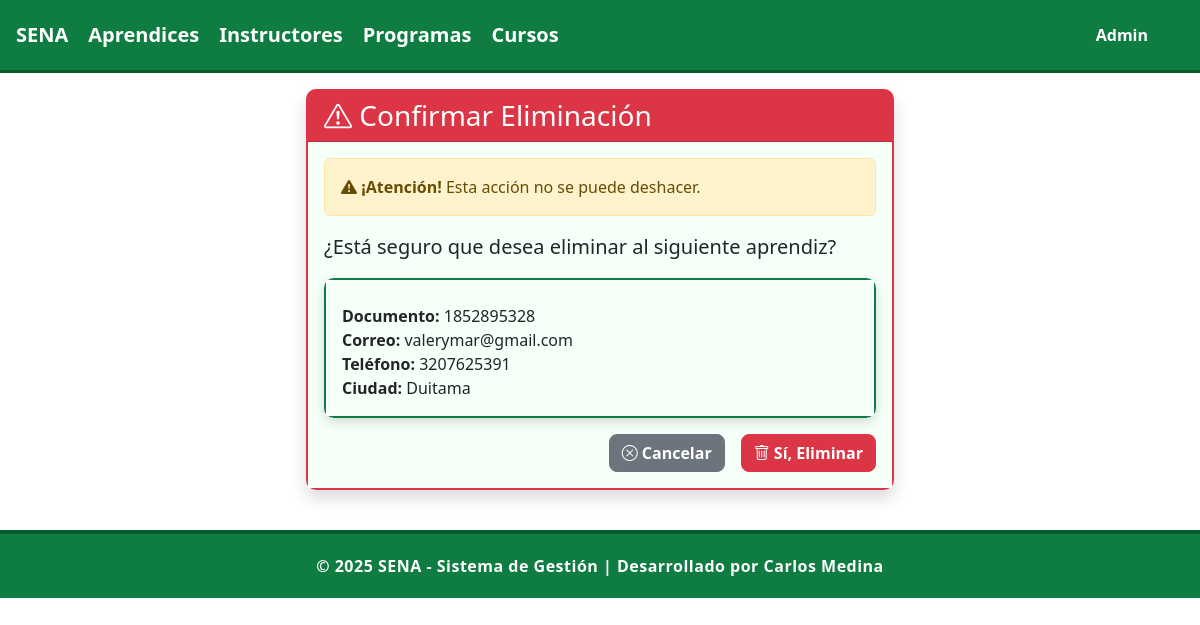
Page /aprendices/eliminar/3 on the committed database.
### aprendices/models.py (models this page shows, shortened)
class Aprendiz(models.Model):
    documento_identidad = models.CharField(max_length=100,unique=True)
    nombre = models.CharField(max_length=100)
    apellido = models.CharField(max_length=100)
    telefono = models.CharField(max_length=100,null=True)
    correo = models.EmailField(max_length=100)
    fecha_nacimiento = models.DateField()
    ciudad = models.CharField(max_length=100,null=True)
    programa = models.CharField(max_length=100)

### aprendices/views.py (the view, shortened to what this page needs)
# urls.py: path('aprendices/eliminar/<int:aprendiz_id>', views.AprendizDeleteView.as_view(), name='eliminar_aprendiz'),
class AprendizDeleteView(generic.DeleteView):
    model = Aprendiz
    template_name = 'eliminar_aprendiz.html'
    success_url = reverse_lazy('aprendices:aprendices')
    pk_url_kwarg = 'aprendiz_id'

### aprendices/templates/eliminar_aprendiz.html (shortened to what this page needs)
{% extends 'master.html' %}
{% block content %}
<div class="row justify-content-center">
    <div class="col-md-6">
        <div class="card shadow border-danger">
            <div class="card-header bg-danger text-white">
                <h3 class="card-title mb-0">
                    <i class="bi bi-exclamation-triangle"></i> Confirmar Eliminación
                </h3>
            </div>
            <div class="card-body">
                <div class="alert alert-warning">
                    <i class="bi bi-exclamation-triangle-fill"></i>
                    <strong>¡Atención!</strong> Esta acción no se puede deshacer.
                </div>
                <p class="lead">¿Está seguro que desea eliminar al siguiente aprendiz?</p>
                <div class="card mb-3">
                    <div class="card-body">
                        <p class="card-text">
                            <strong>Documento:</strong> {{ aprendiz.documento_identidad }}<br>
                            <strong>Correo:</strong> {{ aprendiz.correo }}<br>
                            <strong>Teléfono:</strong> {{ aprendiz.telefono }}<br>
                            <strong>Ciudad:</strong> {{ aprendiz.ciudad }}
                        </p>
                    </div>
                </div>
                <form method="post">
                    <div class="d-grid gap-2 d-md-flex justify-content-md-end">
                        <a href="{% url 'aprendices:aprendices' %}" class="btn btn-secondary me-md-2">
                            <i class="bi bi-x-circle"></i> Cancelar
                        </a>
                        <button type="submit" class="btn btn-danger">
                            <i class="bi bi-trash"></i> Sí, Eliminar
                        </button>
                    </div>
                </form>
            </div>
        </div>
    </div>
</div>
{% endblock %}

### aprendices/static/mystyles.css (style rules this page uses)
body { background-color: #ffffff; font-family: "Segoe UI", Tahoma, Geneva, Verdana, sans-serif; color: #1b1b1b; margin: 0; padding: 0; }
.card { border: 2px solid #0f7d42; border-radius: 10px; box-shadow: 0 4px 12px rgba(0, 0, 0, 0.15); }
.card-header { background-color: #0f7d42; color: white; font-weight: 600; }
.card-body { background-color: #f7fff9; }
.btn { border-radius: 8px; font-weight: 600; }

### aprendices/templates/master.html (style rules this page uses)
body { background-color: #ffffff; font-family: "Segoe UI", Tahoma, Geneva, Verdana, sans-serif; color: #1b1b1b; margin: 0; padding: 0; }
.card { border: 2px solid #0f7d42; border-radius: 10px; box-shadow: 0 4px 12px rgba(0, 0, 0, 0.15); }
.card-header { background-color: #0f7d42; color: white; font-weight: 600; }
.card-body { background-color: #f7fff9; }
.btn { border-radius: 8px; font-weight: 600; }

### rows in the picture
Aprendiz: documento_identidad "1852895328", correo "valerymar@gmail.com", telefono "3207625391", ciudad "Duitama"
